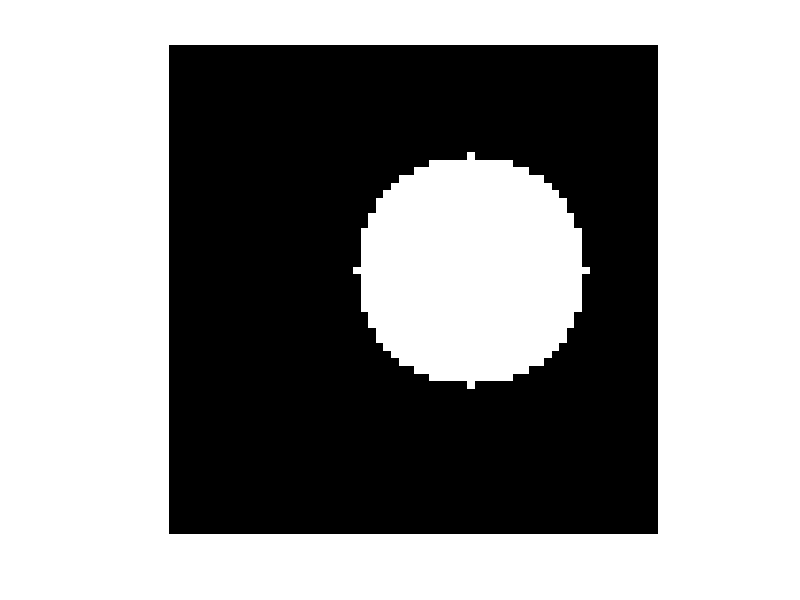

MATLAB code to generate this figure: (Note: this script raises an error after producing the figure.)
clear variables
img= uint8(zeros(64, 64, 3));
for i=1:64
    for j=1:64
        if sqrt((i-30)^2 + (j-40)^2) <= 15
            img(i, j, :) = 255;
        end
    end
end
% img = imresize(img, [1280 720]);
imwrite(img, 'test64x64.ppm');
imshow(img)

img = imread('hand_bin.ppm');
img(63:64,:,:) = 0;
imshow(img)
imwrite(img, 'hand_bin_corrected.ppm');
